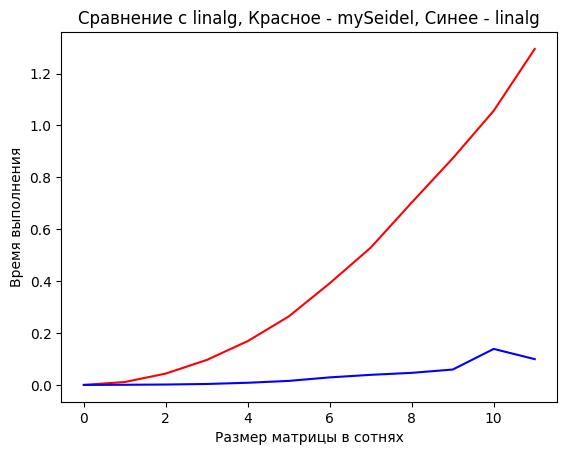

This chart was generated by the following Python code:
import numpy as np
import matplotlib.pyplot as plt
import time
import math

def accuracy(a, b):
	res = 0
	n = np.size(a)
	for i in range(n):
		res += (a[i] - b[i])**2
	return math.sqrt(res)

def toFixed(num, digits=0):
        return f"{num:.{digits}f}"

def diagDomination(A):
	n = np.size(A[0])
	for i in range(n):
		jmax = 0
		max = 0
		for j in range(n):
			if abs(A[i][j]) > abs(max):
				max = A[i][j]
				jmax = j
		if A[i][i] != A[i][jmax]:
			A[i][i], A[i][jmax] = A[i][jmax], A[i][i]
	return A

def Seidel(A, f, x):
	n = np.size(f)
	xnew = np.zeros(n)
	for i in range(n):
		s = 0
		for j in range(0, i - 1):
			s += A[i][j] * xnew[j]
		for j in range(i + 1, n):
			s += A[i][j] * x[j]
		xnew[i] = (f[i] - s) / A[i][i]
	return xnew

def diff_is_more_than_eps(a, b, eps):
	n = len(a)
	sum = 0
	for i in range(n):
		sum += abs(a[i]**2 - b[i]**2)
	if math.sqrt(sum) < eps:
		return False
	return True

def solve(A, f):
	eps = 10**(-4)
	n = np.size(f)
	xnew = np.zeros(n)
	x = xnew
	xnew = Seidel(A, f, x)
	while not diff_is_more_than_eps(x, xnew, eps) == True:
		x = xnew
		xnew = Seidel(A, f, x)
	return x

n = 100
i = 0
res_seidel = [0.0]
res_linalg = [0.0]
while True:
	A = np.random.rand(n, n)
	A = diagDomination(A)
	f = np.random.rand(n)

	x1 = np.zeros(n)
	start_time = time.time()
	x1 = solve(A, f)
	res_seidel.append(float(toFixed(time.time() - start_time, 19)))
	print(" n = %s:\n mySeidel(): %s s" % (n, res_seidel[i+1]))

	x2 = np.zeros(n)
	start_time = time.time()
	x2 = np.linalg.solve(A, f)
	res_linalg.append(float(toFixed(time.time() - start_time, 19)))
	print(" linalg.solve(): %s s" % res_linalg[i+1])
	if res_seidel[i] > 1 or res_linalg[i] > 1:
		break
	n += 100
	i += 1
	print(" accuracy ||x1 - x2|| = %s\n" % accuracy(x1, x2))

fig, ax = plt.subplots()
ax.set(facecolor = 'white',
        title = 'Сравнение с linalg, Красное - mySeidel, Синее - linalg',
        xlabel = 'Размер матрицы в сотнях',
        ylabel = 'Время выполнения')
ax.plot(res_seidel, color = 'r')
ax.plot(res_linalg, color = 'b')
plt.savefig('seidel.png', bbox_inches='tight')
plt.show()

